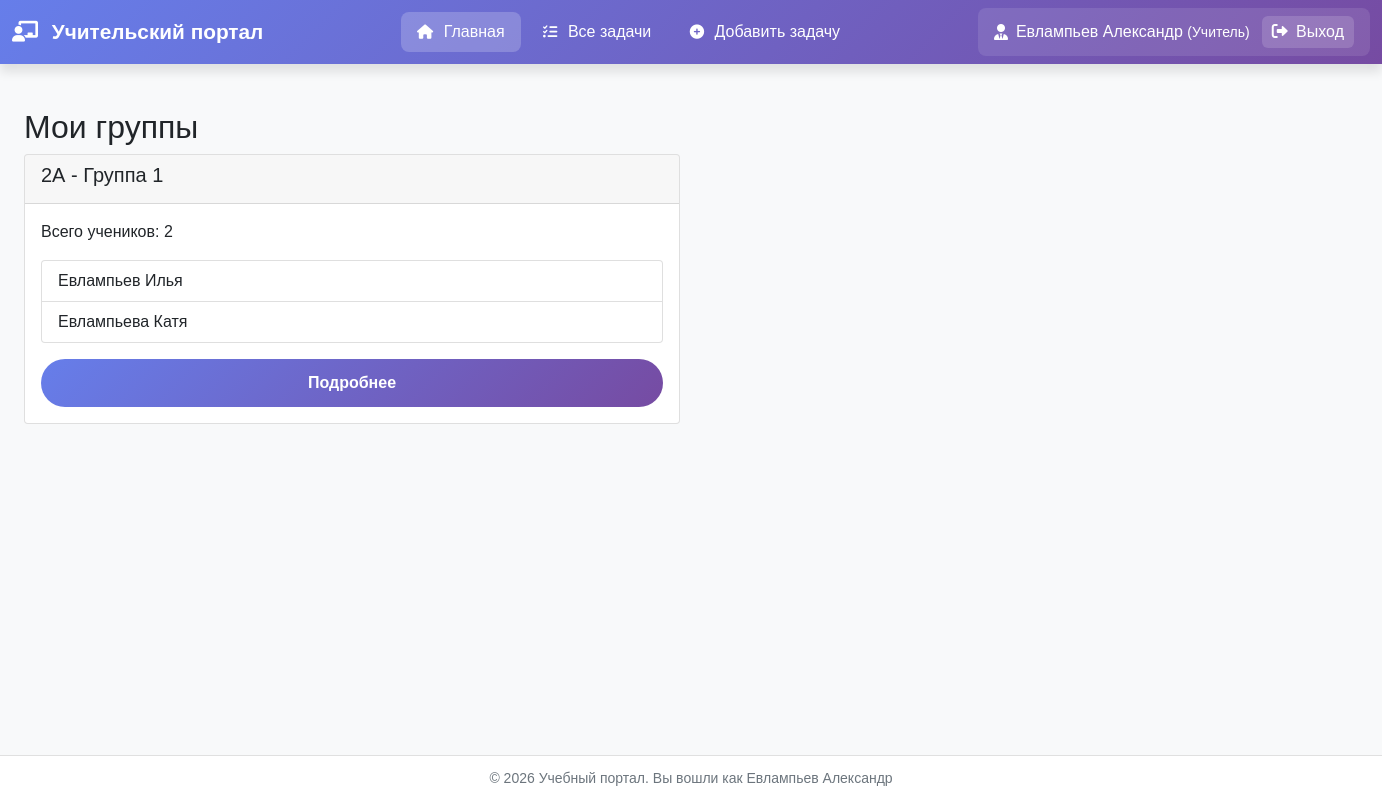
The app's page /users/teacher/dashboard/ (signed in), older data.
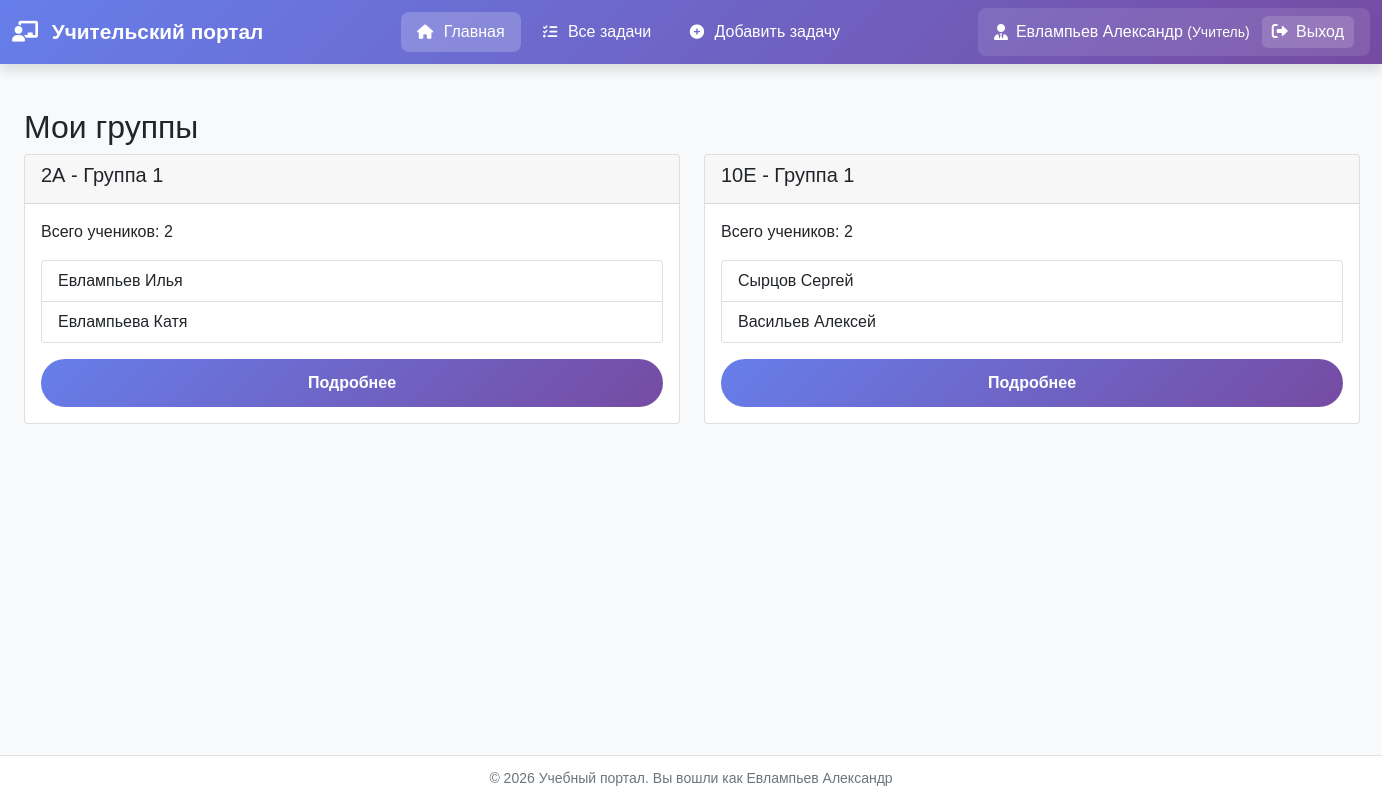
The same page, newer data.
### users_app/models.py (models this page shows, shortened)
class Group(models.Model):
    GROUP_NUMBERS = (
        (1, 'Группа 1'),
        (2, 'Группа 2'),
    )
    school_class = models.ForeignKey(SchoolClass, on_delete=models.CASCADE, related_name='groups')
    number = models.IntegerField('Номер группы', choices=GROUP_NUMBERS)
    teacher = models.ForeignKey(
        get_user_model(),
        on_delete=models.SET_NULL,
        null=True,
        blank=True,
        related_name='teacher_groups',
        limit_choices_to={'user_type': 'teacher'}
    )
    class Meta:
        verbose_name = 'Группа'
        verbose_name_plural = 'Группы'
        unique_together = ['school_class', 'number']

class SchoolClass(models.Model):
    number = models.IntegerField('Номер класса', validators=[MinValueValidator(1), MaxValueValidator(11)])
    letter = models.CharField('Буква класса', max_length=2)  # А, Б, В и т.д.
    class Meta:
        verbose_name = 'Класс'
        verbose_name_plural = 'Классы'
        unique_together = ['number', 'letter']
    def __str__(self):
        return f"{self.number}{self.letter}"

class User(AbstractUser):
    USER_TYPES = (
        ('teacher', 'Учитель'),
        ('student', 'Ученик'),
    )
    user_type = models.CharField(max_length=10, choices=USER_TYPES, default='student')
    middle_name = models.CharField('Отчество', max_length=50, blank=True)
    class Meta:
        verbose_name = 'Пользователь'
        verbose_name_plural = 'Пользователи'

### users_app/views.py (the view)
# urls.py: path('teacher/dashboard/', views.teacher_dashboard, name='teacher_dashboard'),
@login_required
def teacher_dashboard(request):
    if request.user.user_type != 'teacher':
        return redirect('student_dashboard')
    groups = Group.objects.filter(teacher=request.user).select_related('school_class')
    for group in groups:
        group.students_list = User.objects.filter(
            user_type='student',
            student_profile__group=group
        ).select_related('student_profile')
    context = {
        'groups': groups,
    }
    return render(request, 'users_app/th_dashboard.html', context)

### templates/users_app/th_dashboard.html (shortened to what this page needs)
{% extends "base.html" %}
{% block content %}
    <div class="container mt-4">
        <h2>Мои группы</h2>
        {% if groups %}
            <div class="row">
                {% for group in groups %}
                    <div class="col-md-6 mb-4">
                        <div class="card">
                            <div class="card-header">
                                <h5>{{ group.school_class }} - Группа {{ group.number }}</h5>
                            </div>
                            <div class="card-body">
                                {% with students=group.students_list %}
                                    {% if students %}
                                        <p>Всего учеников: {{ students|length }}</p>
                                        <ul class="list-group">
                                            {% for student in students %}
                                                <li class="list-group-item">
                                                    {{ student.last_name }} {{ student.first_name }}
                                                </li>
                                            {% endfor %}
                                        </ul>
                                    {% else %}
                                        <p class="text-muted">Нет учеников в этой группе</p>
                                    {% endif %}
                                {% endwith %}
                                <a href="{% url 'group_students' group.id %}" class="btn btn-sm btn-primary mt-3">
                                    Подробнее
                                </a>
                            </div>
                        </div>
                    </div>
                {% endfor %}
            </div>
        {% else %}
            <div class="alert alert-info">
                У вас пока нет назначенных групп. Обратитесь к администратору.
            </div>
        {% endif %}
    </div>
{% endblock %}

Row changes from the older to the newer data that the page shows:
added Group: school_class "10Е", number "1", students_list|length "2"
added User: last_name "Сырцов", first_name "Сергей", shown under "10Е"
added User: last_name "Васильев", first_name "Алексей", shown under "10Е"
